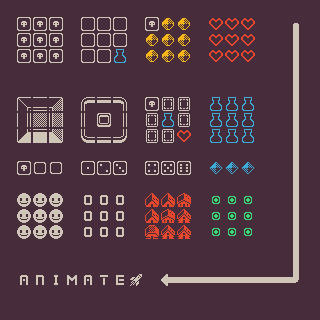

A 2D game scene composited from a Tiled map and its tileset images. What follows is a short description and the map's XML, with every tile layer's data as written:
An orthogonal 20x20 tile map with 16x16 px tiles, 2 tile layers (background, animated).

<map version="1.2" tiledversion="1.3.4" orientation="orthogonal" renderorder="right-down" width="20" height="20" tilewidth="16" tileheight="16" infinite="0" nextlayerid="3" nextobjectid="1">
 <editorsettings>
  <export target="tilemap07.json" format="json" />
 </editorsettings>
 <tileset firstgid="1" name="colored_packed" tilewidth="16" tileheight="16" tilecount="1056" columns="48">
  <image source="colored_packed.png" width="768" height="352" />
 </tileset>
 <layer id="1" name="background" width="20" height="20">
  <data encoding="csv">
1,1,1,1,1,1,1,1,1,1,1,1,1,1,1,1,1,1,1,1,
1,1,1,1,1,1,1,1,1,1,513,513,1,1,1,1,1,1,3221226123,1,
1,1,1,1,1,1,1,1,1,513,513,513,1,1,1,1,1,1,650,1,
1,1,1,1,1,1,1,1,1,513,513,513,1,1,1,1,1,1,650,1,
1,1,1,1,1,1,1,1,1,1,1,1,1,1,1,1,1,1,650,1,
1,1,1,1,1,1,1,1,1,1,1,1,1,1,1,1,1,1,650,1,
1,769,770,771,1,929,930,931,1,1,1,1,1,1,1,1,1,1,650,1,
1,817,818,819,1,977,978,979,1,1,1,1,1,1,1,1,1,1,650,1,
1,865,866,867,1,1025,1026,1027,1,1,1,1,1,1,1,1,1,1,650,1,
1,1,1,1,1,1,1,1,1,1,1,1,1,1,1,1,1,1,650,1,
1,1,1,1,1,1,1,1,1,1,1,1,1,514,514,514,1,1,650,1,
1,1,1,1,1,1,1,1,1,1,1,1,1,1,1,1,1,1,650,1,
1,1,1,1,1,1,1,1,1,913,913,914,1,1036,1036,1036,1,1,650,1,
1,1,1,1,1,1,1,1,1,913,914,962,1,1036,1036,1036,1,1,650,1,
1,1,1,1,1,1,1,1,1,961,962,962,1,1036,1036,1036,1,1,650,1,
1,1,1,1,1,1,1,1,1,1,1,1,1,1,1,1,1,1,650,1,
1,1,1,1,1,1,1,1,1,1,1,1,1,1,1,1,1,1,650,1,
1,900,948,908,912,900,954,904,1043,1,1610613337,2684355210,2684355210,2684355210,2684355210,2684355210,2684355210,2684355210,3221226125,1,
1,1,1,1,1,1,1,1,1,1,1,1,1,1,1,1,1,1,1,1,
1,1,1,1,1,1,1,1,1,1,1,1,1,1,1,1,1,1,1,1
</data>
 </layer>
 <layer id="2" name="animated" width="20" height="20">
  <data encoding="csv">
0,0,0,0,0,0,0,0,0,0,0,0,0,0,0,0,0,0,0,0,
0,714,714,714,0,712,712,712,0,714,0,0,0,521,521,521,0,0,0,0,
0,714,714,714,0,712,712,712,0,0,0,0,0,521,521,521,0,0,0,0,
0,714,714,714,0,712,712,569,0,0,0,0,0,521,521,521,0,0,0,0,
0,0,0,0,0,0,0,0,0,0,0,0,0,0,0,0,0,0,0,0,
0,0,0,0,0,0,0,0,0,0,0,0,0,0,0,0,0,0,0,0,
0,0,0,0,0,0,0,0,0,714,788,788,0,569,569,569,0,0,0,0,
0,0,0,0,0,0,0,0,0,788,569,788,0,569,569,569,0,0,0,0,
0,0,0,0,0,0,0,0,0,788,788,521,0,569,569,569,0,0,0,0,
0,0,0,0,0,0,0,0,0,0,0,0,0,0,0,0,0,0,0,0,
0,714,666,666,0,715,716,717,0,718,719,720,0,0,0,0,0,0,0,0,
0,0,0,0,0,0,0,0,0,0,0,0,0,0,0,0,0,0,0,0,
0,708,708,708,0,852,852,852,0,0,0,0,0,0,0,0,0,0,0,0,
0,708,708,708,0,852,852,852,0,0,0,0,0,0,0,0,0,0,0,0,
0,708,708,708,0,852,852,852,0,0,0,0,0,0,0,0,0,0,0,0,
0,0,0,0,0,0,0,0,0,0,0,0,0,0,0,0,0,0,0,0,
0,0,0,0,0,0,0,0,0,0,0,0,0,0,0,0,0,0,0,0,
0,0,0,0,0,0,0,0,0,0,0,0,0,0,0,0,0,0,0,0,
0,0,0,0,0,0,0,0,0,0,0,0,0,0,0,0,0,0,0,0,
0,0,0,0,0,0,0,0,0,0,0,0,0,0,0,0,0,0,0,0
</data>
 </layer>
</map>
